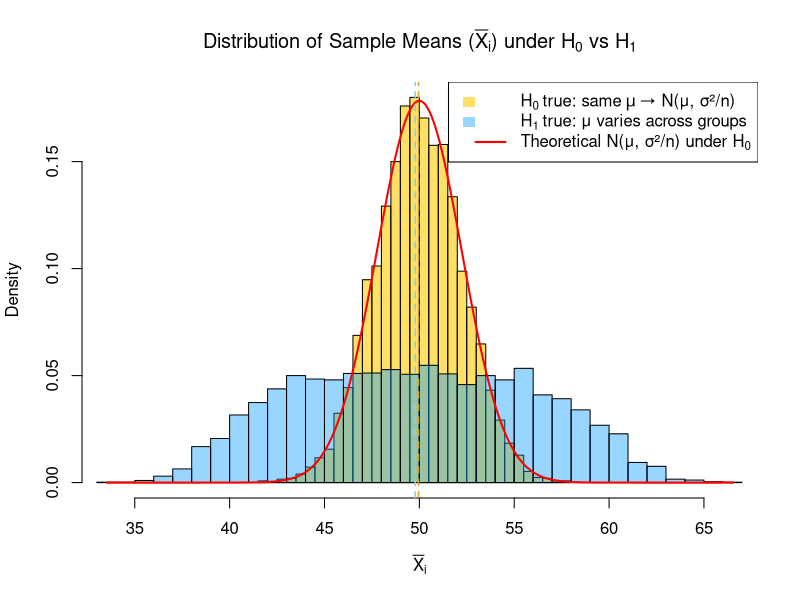

Source code (R):

# Setup:
# this simple simulation demonstrates that
# when 5000 samples(each sample contains 20 sample elements) are drawn from 5000 populations,
# suppose the populations are from 5000 normal distributions of the same variance.

# each of the 5000 distributions has the same mu
# if the distribution of each population has the same mean as other distributions
# then the central limit theorem can apply and the collection of mean of each sample forms a normal
# distribution of (mu, variance/n). The yellow region

# each of the 5000 distributions has different mu
# else: the collection of sample means doesn't form a normal distribution at all- the blue region
# note: the sample means from one population is still a random normal variable. However, if we mix all the 
# samples means from all population, then, this random variable is no longer normal. 

set.seed(42)

# Parameters
sigma <- 10
n <- 20       # sample size per group
m <- 5000     # number of groups (sample means)
mu <- 50      # population mean under H0

# Case 1: H0 true (all populations have same mean)
means_H0 <- replicate(m, mean(rnorm(n, mean = mu, sd = sigma)))

# Case 2: H0 false (each group has different mean)
mus <- runif(m, 40, 60)  # true means vary between 40 and 60
means_H1 <- sapply(mus, function(mu_i) mean(rnorm(n, mean = mu_i, sd = sigma)))

# Range for plotting
x_range <- seq(min(means_H1), max(means_H1), length.out = 300)

# Theoretical normal density under H0
pdf_theoretical <- dnorm(x_range, mean = mu, sd = sigma / sqrt(n))

# Plot histograms
hist(means_H0, breaks = 40, freq = FALSE, col = rgb(1, 0.8, 0, 0.6),
     xlim = range(x_range), xlab = expression(bar(X)[i]),
     main = expression(paste("Distribution of Sample Means (", bar(X)[i], ") under H"[0], " vs H"[1])))

hist(means_H1, breaks = 40, freq = FALSE, col = rgb(0, 0.6, 1, 0.4), add = TRUE)

# Add theoretical density curve
lines(x_range, pdf_theoretical, col = "red", lwd = 2)

# Add reference lines
abline(v = mean(means_H0), col = "goldenrod", lty = 2, lwd = 1.5)
abline(v = mean(means_H1), col = "skyblue", lty = 2, lwd = 1.5)

# Add legend
legend("topright",
       legend = c(expression(H[0]~"true: same"~mu~"→ N(μ, σ²/n)"),
                  expression(H[1]~"true: μ varies across groups"),
                  expression("Theoretical N(μ, σ²/n) under H"[0])),
       fill = c(rgb(1, 0.8, 0, 0.6), rgb(0, 0.6, 1, 0.4), NA),
       border = NA,
       lty = c(NA, NA, 1),
       col = c(NA, NA, "red"),
       lwd = c(NA, NA, 2))